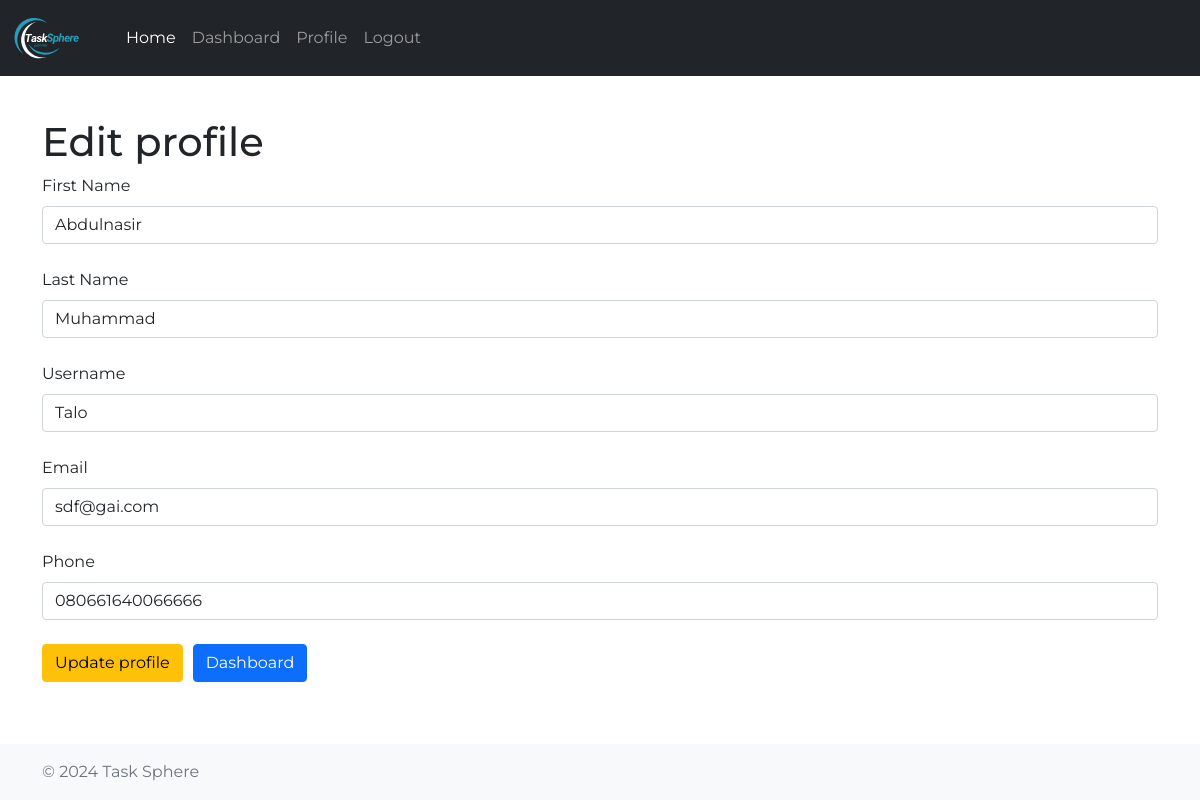
The page /edit_profile (signed in) on the database its author committed.
### app/models.py (models this page shows, shortened)
class User(db.Model, UserMixin):
	id = db.Column(db.Integer, primary_key=True)
	firstname = db.Column(db.String(64), nullable=False)
	lastname = db.Column(db.String(64), nullable=False)
	username = db.Column(db.String(64), index=True, unique=True, nullable=False)
	email = db.Column(db.String(120), unique=True, nullable=False)
	password_hash = db.Column(db.String(120), nullable=False)
	phone = db.Column(db.String(20), unique=True, nullable=False)
	tasks = db.relationship('Task', backref='owner', lazy=True)

### app/routes.py (the view, shortened to what this page needs)
@auth_bp.route('/edit_profile', methods=['GET', 'POST'])
@login_required
def edit_profile():
	user = current_user
	form = EditProfileForm(obj=user)
	if form.errors:
		print("Form Errors:", form.errors)
	print(form.data)
	return render_template('edit_profile.html', form=form)

### app/forms.py (shortened to what this page needs)
class EditProfileForm(FlaskForm):
	firstname = StringField('First Name', validators=[DataRequired()])
	lastname = StringField('Last Name', validators=[DataRequired()])
	username = StringField('Username', validators=[DataRequired()])
	email = StringField('Email', validators=[DataRequired()])
	phone = StringField('Phone', validators=[DataRequired()])
	submit =SubmitField('Update Profile')

### app/__init__.py (called while the page is built)
def create_app():
    app = Flask(__name__, static_folder='templates/static')
    app.config.from_object('config.Config')
    db.init_app(app)
    migrate.init_app(app, db)
    login_manager.init_app(app)
    mail.init_app(app)
    login_manager.login_view = 'auth.login'
    @login_manager.user_loader
    def load_user(user_id):
        from app.models import User
        return User.query.get(int(user_id))
    from app.routes import auth_bp
    app.register_blueprint(auth_bp, url_prefix='/')
    app.config.update(
        CELERY_BROKER_URL='redis://localhost:6379/0',
        CELERY_RESULT_BACKEND='redis://localhost:6379/0'
    )
    celery = make_celery(app)
    mail.init_app(app)
    return app

### app/templates/edit_profile.html (shortened to what this page needs)
{% extends 'base.html' %}
{% block content %}
<br><br>
<h1>Edit profile</h1>
<form method="POST" action="{{ url_for('auth.edit_profile') }}">
    <div>
        {{ form.firstname.label(class="form-label") }}<br>
        {{ form.firstname(class="form-control") }}<br>
    </div>
    <div>
        {{ form.lastname.label(class="form-label") }}<br>
        {{ form.lastname(class="form-control") }}<br>
    </div>
    <div>
        {{ form.username.label(class="form-label") }}<br>
        {{ form.username(class="form-control") }}<br>
    </div>
    <div>
        {{ form.email.label(class="form-label") }}<br>
        {{ form.email(class="form-control") }}<br>
    </div>
    <div>
        {{ form.phone.label(class="form-label") }}<br>
        {{ form.phone(class="form-control") }}<br>
    </div>
    <div class="d-flex justify-content-start align-items-center">
    <a href="{{ url_for('auth.edit_profile') }}">
    	<button class="btn btn-warning" type="submit" style="margin-right: 10px;">Update profile</button>
    </a>
    <a href="{{ url_for('auth.dashboard') }}">
        <button class="btn btn-primary" type="button">Dashboard</button>
    </a>
</div>
</form>
{% endblock %}

### app/templates/static/css/hero.css (style rules this page uses)
body { font-family: 'Montserrat', sans-serif; }

### rows shown on the page
User: firstname "Abdulnasir", lastname "Muhammad", username "Talo", email "sdf@gai.com", phone "080661640066666"
